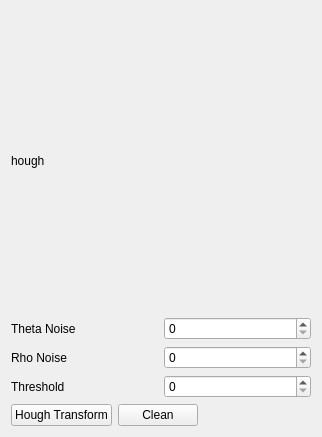
<?xml version="1.0" encoding="UTF-8"?>
<ui version="4.0">
 <class>Widget</class>
 <widget class="QWidget" name="Widget">
  <property name="geometry">
   <rect>
    <x>0</x>
    <y>0</y>
    <width>318</width>
    <height>433</height>
   </rect>
  </property>
  <property name="maximumSize">
   <size>
    <width>318</width>
    <height>440</height>
   </size>
  </property>
  <property name="windowTitle">
   <string>Widget</string>
  </property>
  <layout class="QGridLayout" name="gridLayout">
   <item row="0" column="0" colspan="3">
    <widget class="QLabel" name="label">
     <property name="sizePolicy">
      <sizepolicy hsizetype="Fixed" vsizetype="Fixed">
       <horstretch>0</horstretch>
       <verstretch>0</verstretch>
      </sizepolicy>
     </property>
     <property name="minimumSize">
      <size>
       <width>300</width>
       <height>300</height>
      </size>
     </property>
     <property name="text">
      <string>hough</string>
     </property>
    </widget>
   </item>
   <item row="1" column="0" colspan="3">
    <layout class="QHBoxLayout" name="horizontalLayout_3">
     <item>
      <widget class="QLabel" name="label_2">
       <property name="sizePolicy">
        <sizepolicy hsizetype="Expanding" vsizetype="Preferred">
         <horstretch>0</horstretch>
         <verstretch>0</verstretch>
        </sizepolicy>
       </property>
       <property name="text">
        <string>Theta Noise</string>
       </property>
      </widget>
     </item>
     <item>
      <widget class="QSpinBox" name="spinBox">
       <property name="sizePolicy">
        <sizepolicy hsizetype="Expanding" vsizetype="Fixed">
         <horstretch>0</horstretch>
         <verstretch>0</verstretch>
        </sizepolicy>
       </property>
      </widget>
     </item>
    </layout>
   </item>
   <item row="2" column="0" colspan="3">
    <layout class="QHBoxLayout" name="horizontalLayout_2">
     <item>
      <widget class="QLabel" name="label_3">
       <property name="sizePolicy">
        <sizepolicy hsizetype="Expanding" vsizetype="Preferred">
         <horstretch>0</horstretch>
         <verstretch>0</verstretch>
        </sizepolicy>
       </property>
       <property name="text">
        <string>Rho Noise</string>
       </property>
      </widget>
     </item>
     <item>
      <widget class="QSpinBox" name="spinBox_2">
       <property name="sizePolicy">
        <sizepolicy hsizetype="Expanding" vsizetype="Fixed">
         <horstretch>0</horstretch>
         <verstretch>0</verstretch>
        </sizepolicy>
       </property>
      </widget>
     </item>
    </layout>
   </item>
   <item row="3" column="0" colspan="3">
    <layout class="QHBoxLayout" name="horizontalLayout">
     <item>
      <widget class="QLabel" name="label_4">
       <property name="sizePolicy">
        <sizepolicy hsizetype="Expanding" vsizetype="Expanding">
         <horstretch>0</horstretch>
         <verstretch>0</verstretch>
        </sizepolicy>
       </property>
       <property name="text">
        <string>Threshold</string>
       </property>
      </widget>
     </item>
     <item>
      <widget class="QSpinBox" name="spinBox_3">
       <property name="sizePolicy">
        <sizepolicy hsizetype="Expanding" vsizetype="Expanding">
         <horstretch>0</horstretch>
         <verstretch>0</verstretch>
        </sizepolicy>
       </property>
      </widget>
     </item>
    </layout>
   </item>
   <item row="4" column="0">
    <widget class="QPushButton" name="pushButton">
     <property name="text">
      <string>Hough Transform</string>
     </property>
    </widget>
   </item>
   <item row="4" column="1">
    <widget class="QPushButton" name="pushButton_2">
     <property name="text">
      <string>Clean</string>
     </property>
    </widget>
   </item>
   <item row="4" column="2">
    <spacer name="horizontalSpacer">
     <property name="orientation">
      <enum>Qt::Horizontal</enum>
     </property>
     <property name="sizeHint" stdset="0">
      <size>
       <width>118</width>
       <height>20</height>
      </size>
     </property>
    </spacer>
   </item>
  </layout>
 </widget>
 <layoutdefault spacing="6" margin="11"/>
 <resources/>
 <connections/>
</ui>
